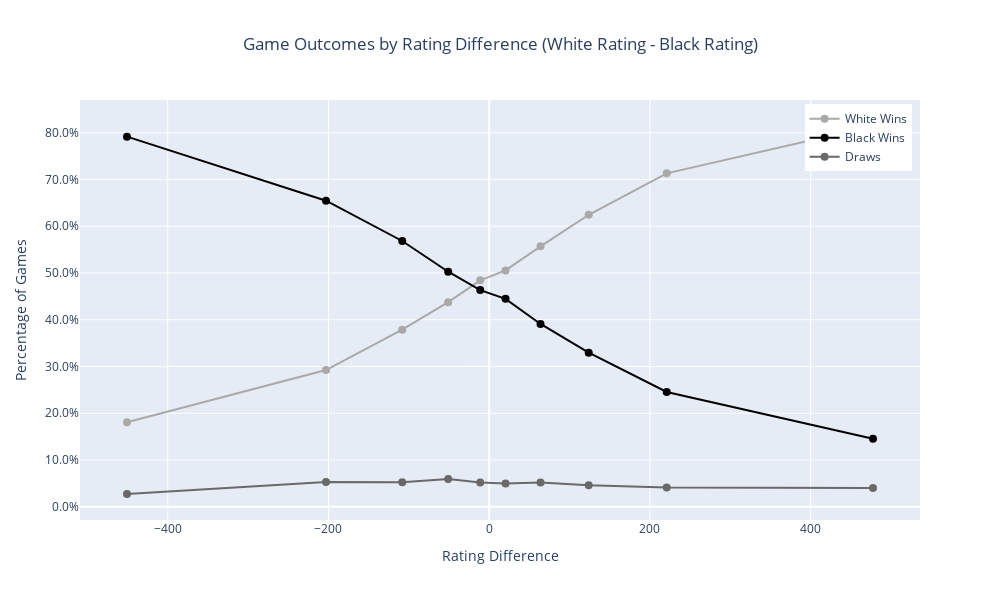

Notebook cell for this chart:
### Markdown cell above
Let's create a similar chart to see how the rating **differences** impact win percentages

### Code cell
# rating difference == white - black
df['rating_diff'] = df['white_rating'] - df['black_rating']

# bins for rating differences
bins = 10
df['diff_range'] = pd.qcut(df['rating_diff'], q=bins)

# win percentages for each rating difference range
results = pd.DataFrame()
for interval in df['diff_range'].unique().categories:
   range_games = df[df['diff_range'] == interval]
   total_games = len(range_games)
   
   white_wins = (range_games['winner'] == 'white').sum() / total_games * 100
   black_wins = (range_games['winner'] == 'black').sum() / total_games * 100
   draws = (range_games['winner'] == 'draw').sum() / total_games * 100
   
   results = pd.concat([results, pd.DataFrame({
       'diff_range': [f"{int(interval.left)}-{int(interval.right)}"],
       'lower_bound': [interval.left],
       'White Wins': [white_wins],
       'Black Wins': [black_wins],
       'Draws': [draws],
       'Number of Games': [total_games],
       'Avg Difference': [range_games['rating_diff'].mean()]
   })])

results = results.sort_values('lower_bound')


fig = go.Figure()
fig.add_trace(go.Scatter(
   x=results['Avg Difference'],
   y=results['White Wins'],
   name='White Wins',
   mode='lines+markers',
   line=dict(color='#A9A9A9', width=2),
   marker=dict(size=8)
))

fig.add_trace(go.Scatter(
   x=results['Avg Difference'],
   y=results['Black Wins'],
   name='Black Wins',
   mode='lines+markers',
   line=dict(color='black', width=2),
   marker=dict(size=8)
))

fig.add_trace(go.Scatter(
   x=results['Avg Difference'],
   y=results['Draws'],
   name='Draws',
   mode='lines+markers',
   line=dict(color='#696969', width=2),
   marker=dict(size=8)
))


fig.update_layout(
   title='Game Outcomes by Rating Difference (White Rating - Black Rating)',
   xaxis_title='Rating Difference',
   yaxis_title='Percentage of Games',
   width=1000,
   height=600,
   title_x=0.5,
   legend=dict(
       yanchor="top",
       y=0.99,
       xanchor="right",
       x=0.99
   ),
   yaxis=dict(
       tickformat='.1f',
       ticksuffix='%'
   ),
   hovermode='x unified'
)

fig.show()

### Figure 1 — Plotly figure (JSON) as saved in the notebook; plotly's stock layout.template omitted (floating-point values rounded to 4 significant figures)
{"data": [{"line": {"color": "#A9A9A9", "width": 2}, "marker": {"size": 8}, "mode": "lines+markers", "name": "White Wins", "type": "scatter", "x": [-450.7, -203.1, -108.2, -51.0, -11.16, 20.36, 63.87, 123.8, 220.9, 477.6], "y": [18.1, 29.24, 37.88, 43.76, 48.44, 50.55, 55.71, 62.46, 71.32, 81.44]}, {"line": {"color": "black", "width": 2}, "marker": {"size": 8}, "mode": "lines+markers", "name": "Black Wins", "type": "scatter", "x": [-450.7, -203.1, -108.2, -51.0, -11.16, 20.36, 63.87, 123.8, 220.9, 477.6], "y": [79.16, 65.46, 56.85, 50.27, 46.35, 44.48, 39.1, 32.95, 24.55, 14.54]}, {"line": {"color": "#696969", "width": 2}, "marker": {"size": 8}, "mode": "lines+markers", "name": "Draws", "type": "scatter", "x": [-450.7, -203.1, -108.2, -51.0, -11.16, 20.36, 63.87, 123.8, 220.9, 477.6], "y": [2.735, 5.294, 5.268, 5.967, 5.216, 4.97, 5.187, 4.586, 4.125, 4.012]}], "layout": {"height": 600, "hovermode": "x unified", "legend": {"x": 0.99, "xanchor": "right", "y": 0.99, "yanchor": "top"}, "title": {"text": "Game Outcomes by Rating Difference (White Rating - Black Rating)", "x": 0.5}, "width": 1000, "xaxis": {"title": {"text": "Rating Difference"}}, "yaxis": {"tickformat": ".1f", "ticksuffix": "%", "title": {"text": "Percentage of Games"}}}}
